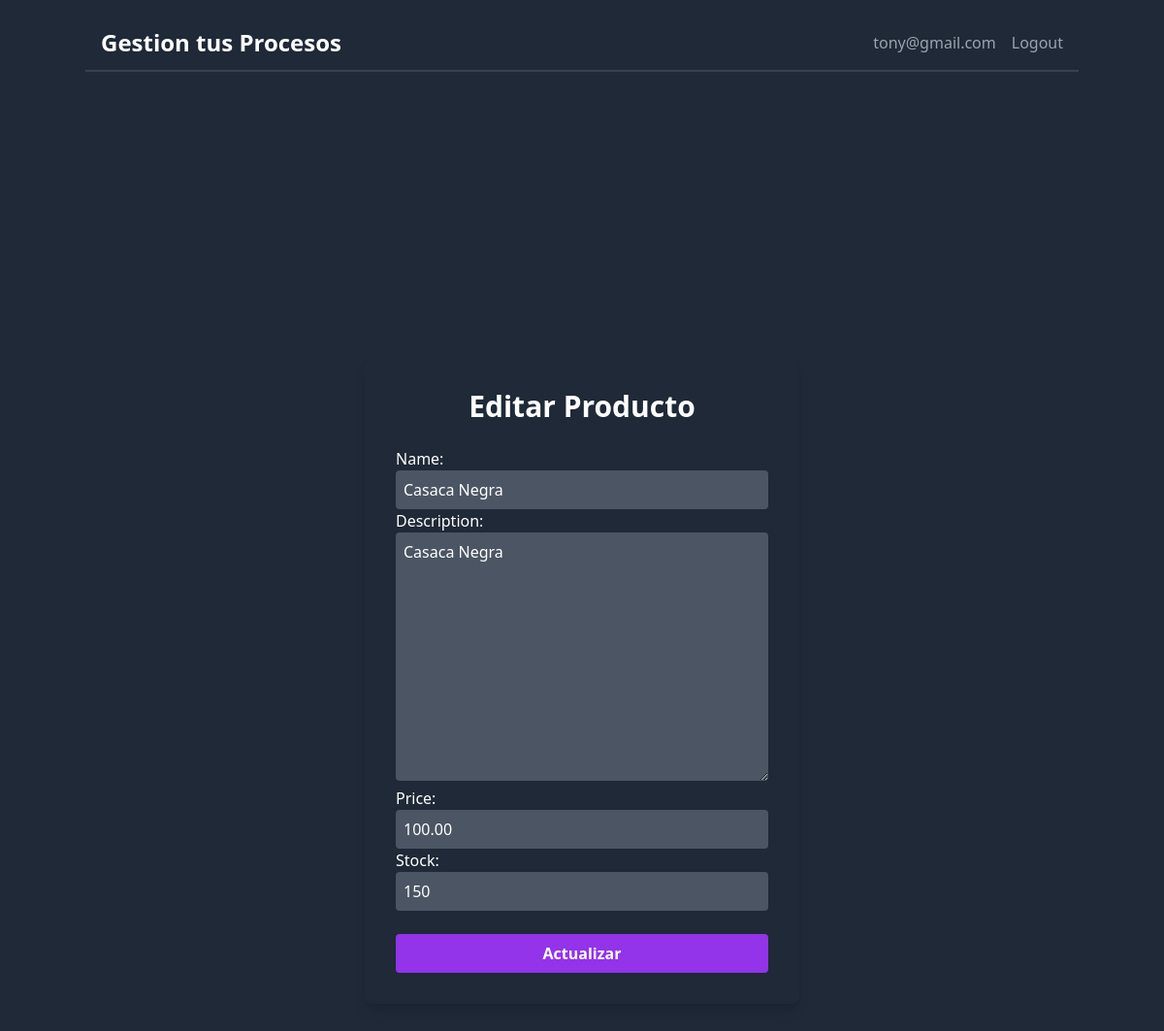
Page /inventory/edit/3 (signed in) on the committed database.
### web/models.py (models this page shows, shortened)
class Product(models.Model):
    name = models.CharField(max_length=100,default=None)
    description = models.TextField(default=None)
    price = models.DecimalField(max_digits=10, decimal_places=2,default=None)
    stock = models.IntegerField(default=0)
    user = models.ForeignKey(User,on_delete=models.CASCADE,default=None)

### web/views.py (the view)
# urls.py: path('inventory/edit/<int:product_id>', views.view_inventory_edit, name='view_inventory_edit'),
def view_inventory_edit(request, product_id):
    product = get_object_or_404(Product, pk=product_id)
    if request.method == "POST":
        form = ProductForm(request.POST, instance=product)
        if form.is_valid():
            form.save()
            return redirect('app:view_inventory')
    else:
        form = ProductForm(instance=product)
    return render(request, 'forms/inv_edit.html', {'form': form})

### web/forms.py
class ProductForm(forms.ModelForm):
    class Meta:
        model = Product
        fields = ['name', 'description', 'price', 'stock']
        widgets = {
            'name': forms.TextInput(attrs={
                'class': 'bg-gray-600 text-white border-none focus:ring-2 focus:ring-purple-600 w-full p-2 rounded',
                'placeholder': 'Nombre'
            }),
            'description': forms.Textarea(attrs={
                'class': 'bg-gray-600 text-white border-none focus:ring-2 focus:ring-purple-600 w-full p-2 rounded',
                'placeholder': 'Descripción'
            }),
            'price': forms.NumberInput(attrs={
                'class': 'bg-gray-600 text-white border-none focus:ring-2 focus:ring-purple-600 w-full p-2 rounded',
                'placeholder': 'Precio'
            }),
            'stock': forms.NumberInput(attrs={
                'class': 'bg-gray-600 text-white border-none focus:ring-2 focus:ring-purple-600 w-full p-2 rounded',
                'placeholder': 'Stock'
            }),
        }

### web/templates/forms/inv_edit.html (shortened to what this page needs)
{% extends 'base.html' %}
{% block inv_form %}
<div class="flex items-center justify-center min-h-screen pt-16 text-white">
    <div class="bg-gray-800 p-8 rounded-lg shadow-lg w-full max-w-md">
        <h1 class="text-3xl font-bold mb-6 text-center">Editar Producto</h1>
        <form method="POST">
            {{ form.as_p }}
            <div class="mt-6">
                <button type="submit" class="bg-purple-600 hover:bg-purple-700 text-white font-bold py-2 px-4 rounded w-full">
                    Actualizar
                </button>
            </div>
        </form>
    </div>
</div>
{% endblock %}

### web/templates/views/navbar.html
<header class="w-full py-4 bg-gray-800 ">
    <div class="container mx-auto flex justify-between items-center px-4 py-3 border-b-2 border-gray-700">
        <a href="{% url 'app:view_home' %}" class="text-2xl font-bold text-white">Gestion tus Procesos</a>
        <nav class="space-x-4 flex justify-center">
            <p class="text-gray-400 hover:text-white">
                {% if request.user and request.user.is_authenticated %}
                {{request.user.email}}
                {% endif %}
            </p>
            <a href="{% url 'app:view_logout' %}" class="text-gray-400 hover:text-white">Logout</a>
        </nav>
    </div>
</header>

### rows in the picture
Product: name "Casaca Negra", description "Casaca Negra", price "100.00", stock "150"

### other values in the picture
{{ request.user.email }} "tony@gmail.com"
